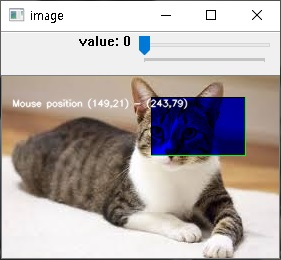
#> input picture 채널 2.jpg, 281 x 260 px, given in place of sIMG_8253.jpg, which was not available
$ jupyter execute --allow-errors homework3-checkpoint.ipynb
#> lines starting #> are read from the running program, lines starting #| are printed output that depends on the picture; after the words box and inside, x2 and y2 are one past the last pixel; in counts of white or black regions, pixels touching at a corner belong together; pictures that were not available may be replaced by others from this repository, and a replacement may not be noted
[cell 1]
import numpy as np
import cv2
from matplotlib import pyplot as plt

img = cv2.imread('sIMG_8253.jpg')
#> img is the input picture: shape (260, 281, 3); mean B, G, R 169.6, 171, 179.3
#cap = cv2.VideoCapture(1)

while True:
    #ret, frame = cap.read()
    rows,cols,channels = img.shape
#> rows = 260; cols = 281; channels = 3
    roi = img[0:rows, 0:cols]
    gray = cv2.cvtColor(img, cv2.COLOR_BGR2GRAY)
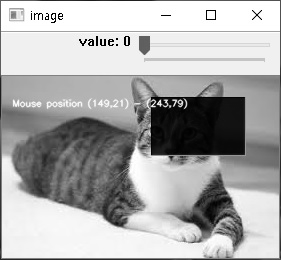
#> gray: shape (260, 281); min 0, max 255, mean 173.3
    gray_blur = cv2.GaussianBlur(gray, (15, 15), 0)
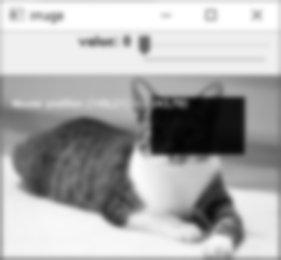
#> gray_blur: shape (260, 281); min 4, max 255, mean 174.3
    thresh = cv2.adaptiveThreshold(gray_blur, 255, cv2.ADAPTIVE_THRESH_GAUSSIAN_C,cv2.THRESH_BINARY_INV, 11, 1)
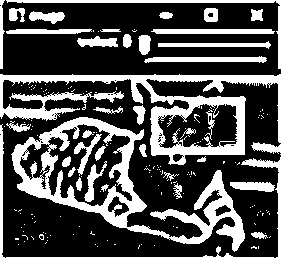
#> thresh: shape (260, 281); 31.1% white; 175 white regions (137 under 20 px), largest, box (x1, y1, x2, y2) and area: (11, 117, 245, 252) 6863, (0, 74, 281, 165) 6695, (0, 124, 281, 260) 1835
    kernel = np.ones((3, 3), np.uint8)
    closing = cv2.morphologyEx(thresh, cv2.MORPH_CLOSE, kernel, iterations=4)
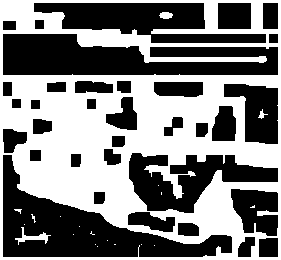
#> closing: shape (260, 281); 48.5% white; 20 white regions (16 under 20 px), largest, box (x1, y1, x2, y2) and area: (0, 0, 281, 260) 35091, (15, 227, 51, 245) 186, (159, 12, 173, 19) 76, (258, 109, 268, 119) 37
    cont_img = closing.copy()
    contours, hierarchy = cv2.findContours(cont_img, cv2.RETR_EXTERNAL,cv2.CHAIN_APPROX_SIMPLE)
#> contours = [[[0, 0], [0, 259], [280, 259], [280, 0]]]

    for cnt in contours:
        area = cv2.contourArea(cnt)
        if area < 1500 or area > 3000:
            continue
        if len(cnt) < 5:
            continue
        ellipse = cv2.fitEllipse(cnt)
        cv2.ellipse(roi, ellipse, (0,255,0), 2)
#> this loop made 1 pass
#> (cnt, area) on pass 1: ([[0, 0], [0, 259], [280, 259], [280, 0]], 72520)

    cv2.imshow('img',img)
    #cv2.imshow('gray',gray)
    #cv2.imshow('gray_blur',gray_blur)
    #cv2.imshow('thresh',thresh)
    cv2.imshow('thresh',thresh)
    cv2.imshow('closing',closing)
    cv2.imshow('final result', roi)
    if cv2.waitKey(2) & 0xFF == 27:
#> (key Esc is pressed here)
        break
#> (the rest of this cell did not finish here and is left out)

$ run again, on 1.png
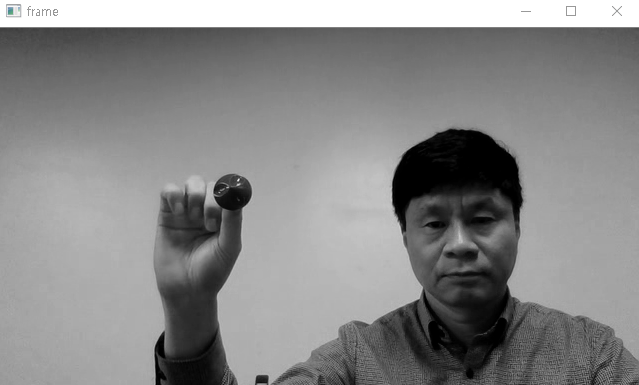
#> input picture 1.png, 639 x 385 px, given in place of sIMG_8253.jpg, which was not available
#> img is the input picture: shape (385, 639, 3); mean B, G, R 135.8, 135.8, 135.7
#> `thresh = cv2.adaptiveThreshold(gray_blur, 255, cv2.ADAPTIVE_THRESH_GAU..`:
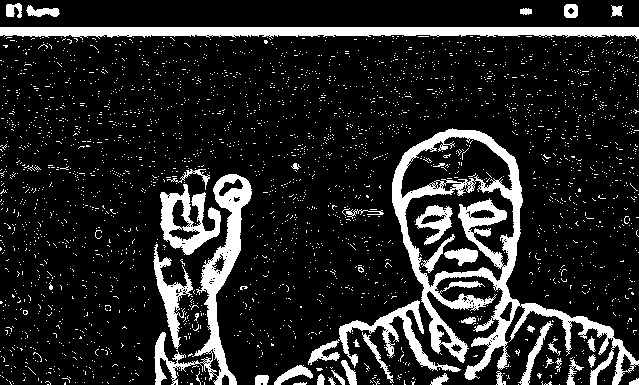
#> thresh: shape (385, 639); 14.8% white; 2851 white regions (2809 under 20 px), largest, box (x1, y1, x2, y2) and area: (392, 128, 639, 385) 11259, (0, 27, 639, 41) 5761, (154, 174, 252, 385) 4293
#> closing: shape (385, 639); 30.4% white; 461 white regions (313 under 20 px)
#> contours = 461 contours, 345 with area under 20; largest, box (x1, y1, x2, y2) and area: (255, 128, 639, 385) 38048, (149, 158, 252, 385) 15227, (0, 27, 639, 98) 8446, (0, 137, 118, 258) 2042, (29, 95, 108, 163) 903
#> the loop `for cnt in contours:` made 461 passes
#> area on passes 3, 4, 7: 78, 25, 146
#> after the loop `for cnt in contours:`:
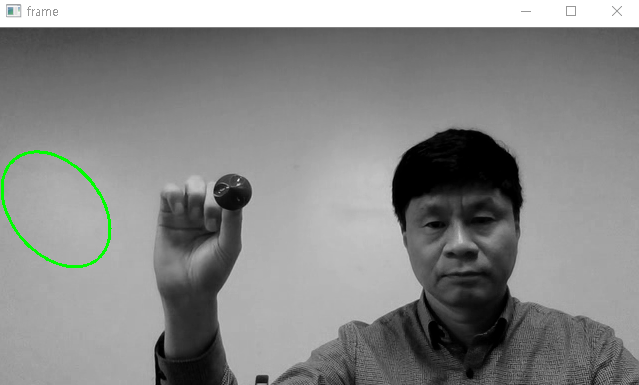
#> roi: shape (385, 639, 3); 0.42% of pixels changed, all inside (x1, y1, x2, y2) = (1, 150, 112, 268)
